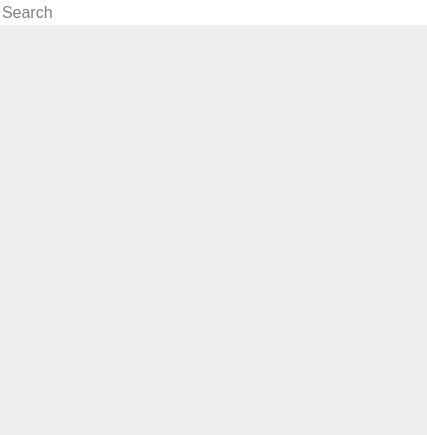
<?xml version="1.0" encoding="UTF-8"?>
<ui version="4.0">
 <class>IdentitySearchFilter</class>
 <widget class="QWidget" name="IdentitySearchFilter">
  <property name="geometry">
   <rect>
    <x>0</x>
    <y>0</y>
    <width>427</width>
    <height>435</height>
   </rect>
  </property>
  <property name="windowTitle">
   <string notr="true">IdentitySearchFilter</string>
  </property>
  <layout class="QVBoxLayout" name="verticalLayout_2" stretch="0,0,0">
   <property name="leftMargin">
    <number>0</number>
   </property>
   <property name="topMargin">
    <number>0</number>
   </property>
   <property name="rightMargin">
    <number>0</number>
   </property>
   <property name="bottomMargin">
    <number>0</number>
   </property>
   <item>
    <widget class="QLineEdit" name="search_line_edit">
     <property name="sizePolicy">
      <sizepolicy hsizetype="Expanding" vsizetype="Fixed">
       <horstretch>0</horstretch>
       <verstretch>0</verstretch>
      </sizepolicy>
     </property>
     <property name="font">
      <font>
       <pointsize>12</pointsize>
      </font>
     </property>
     <property name="frame">
      <bool>false</bool>
     </property>
     <property name="placeholderText">
      <string>Search</string>
     </property>
     <property name="clearButtonEnabled">
      <bool>true</bool>
     </property>
    </widget>
   </item>
   <item>
    <widget class="EncodingList" name="encoding_list">
     <property name="sizePolicy">
      <sizepolicy hsizetype="Preferred" vsizetype="Maximum">
       <horstretch>0</horstretch>
       <verstretch>0</verstretch>
      </sizepolicy>
     </property>
    </widget>
   </item>
   <item>
    <spacer name="verticalSpacer">
     <property name="orientation">
      <enum>Qt::Vertical</enum>
     </property>
     <property name="sizeHint" stdset="0">
      <size>
       <width>20</width>
       <height>40</height>
      </size>
     </property>
    </spacer>
   </item>
  </layout>
 </widget>
 <customwidgets>
  <customwidget>
   <class>EncodingList</class>
   <extends>QWidget</extends>
   <header>brainframe_qt.ui.main_window.activities.identity_configuration.encoding_list.encoding_list</header>
  </customwidget>
 </customwidgets>
 <resources/>
 <connections>
  <connection>
   <sender>search_line_edit</sender>
   <signal>textChanged(QString)</signal>
   <receiver>IdentitySearchFilter</receiver>
   <slot>filter_by_search_string_signal(QString)</slot>
   <hints>
    <hint type="sourcelabel">
     <x>165</x>
     <y>24</y>
    </hint>
    <hint type="destinationlabel">
     <x>356</x>
     <y>-7</y>
    </hint>
   </hints>
  </connection>
  <connection>
   <sender>encoding_list</sender>
   <signal>encoding_entry_selected_signal(QString)</signal>
   <receiver>IdentitySearchFilter</receiver>
   <slot>filter_by_encoding_class_signal(QString)</slot>
   <hints>
    <hint type="sourcelabel">
     <x>113</x>
     <y>50</y>
    </hint>
    <hint type="destinationlabel">
     <x>43</x>
     <y>-7</y>
    </hint>
   </hints>
  </connection>
  <connection>
   <sender>encoding_list</sender>
   <signal>delete_encoding_class_signal(QString)</signal>
   <receiver>IdentitySearchFilter</receiver>
   <slot>delete_encoding_class_slot(QString)</slot>
   <hints>
    <hint type="sourcelabel">
     <x>255</x>
     <y>60</y>
    </hint>
    <hint type="destinationlabel">
     <x>248</x>
     <y>-15</y>
    </hint>
   </hints>
  </connection>
 </connections>
 <slots>
  <slot>filter_by_search_string_signal(QString)</slot>
  <slot>filter_by_encoding_class_signal(QString)</slot>
  <slot>delete_encoding_class_slot(QString)</slot>
 </slots>
</ui>
